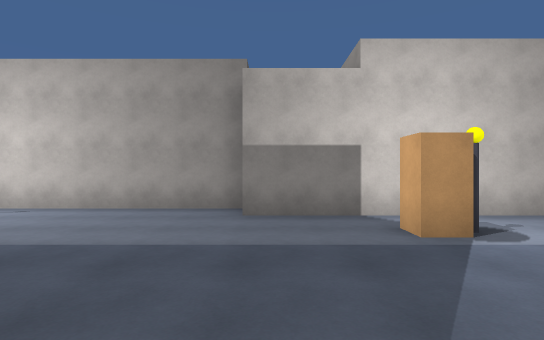
[1] (above)

18 first-person views from a walk through a 3-D level made in the Unity game engine. The camera is 1.5 m above the floor, looks level and sees 80° across. The floor is counted in squares, 2 m on a side. Each view is taken from the middle of a square. On the plan, view 1 faces up. The plan holds only what a view shows up to about 11 squares ahead; the rest is blank. The place goes on beyond the plan.

[2]
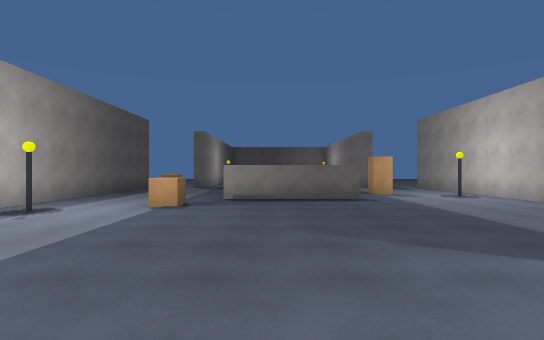

[3]
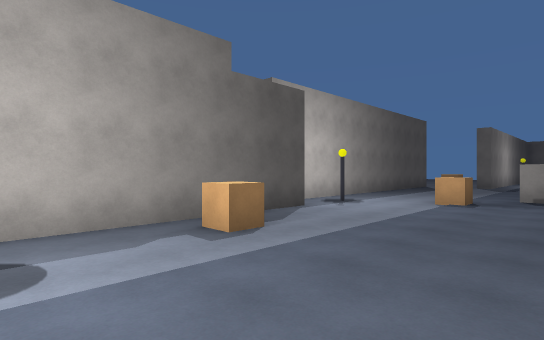

[4]
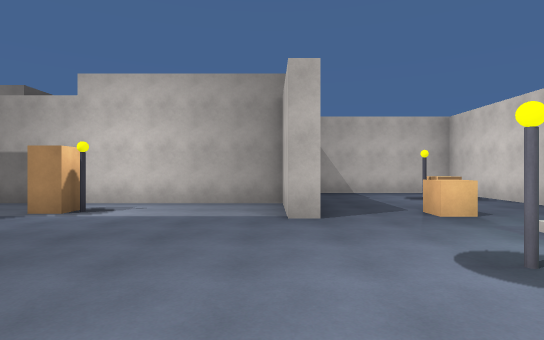

[5]
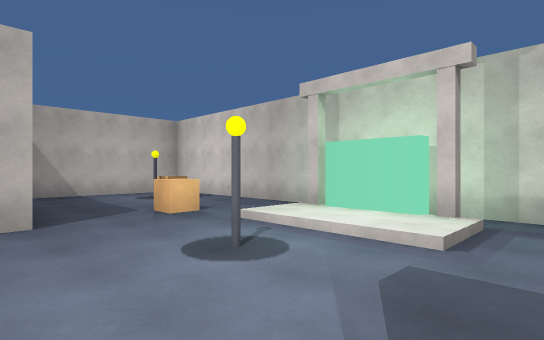

[6]
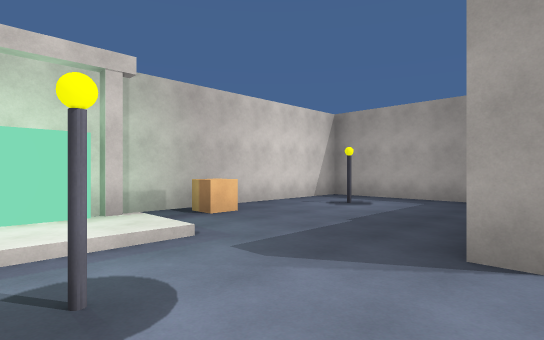

[7]
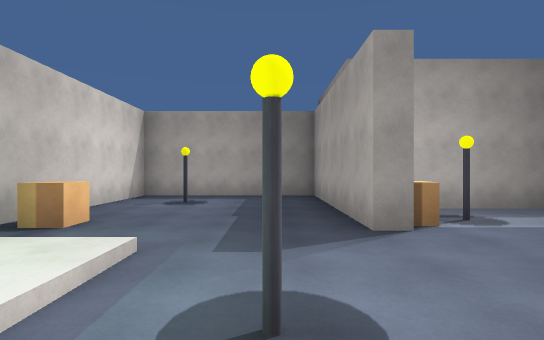

[8]
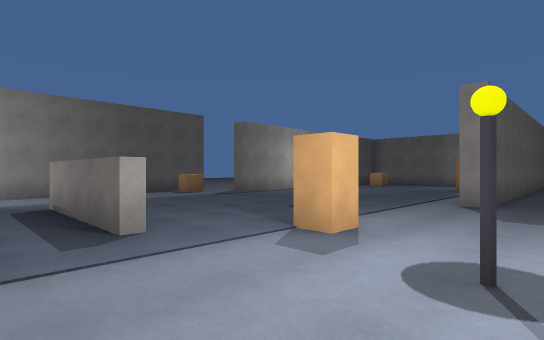

[9]
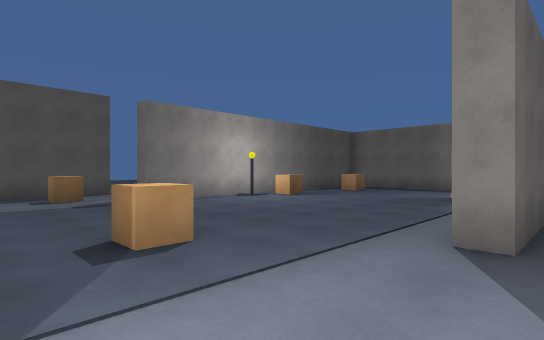

[10]
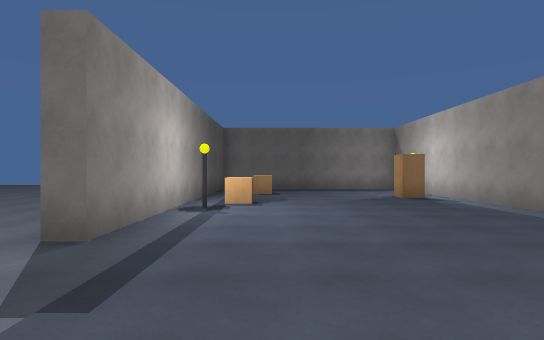

[11]
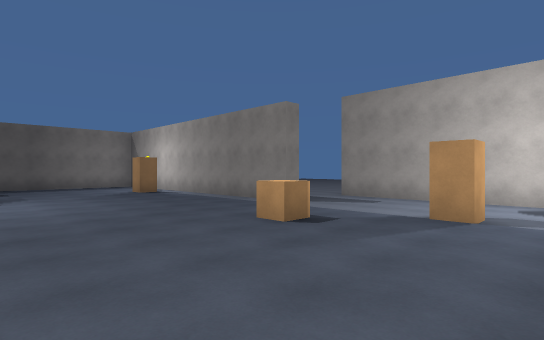

[12]
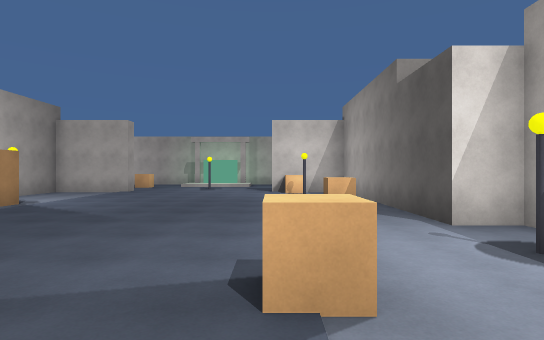

[13]
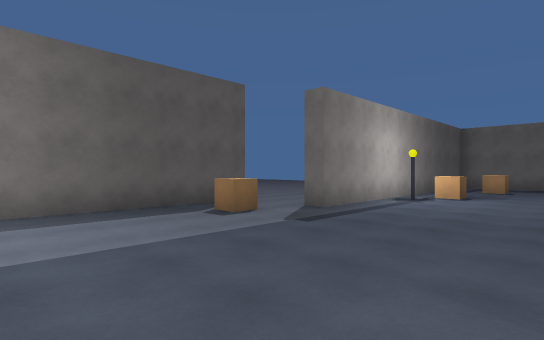

[14]
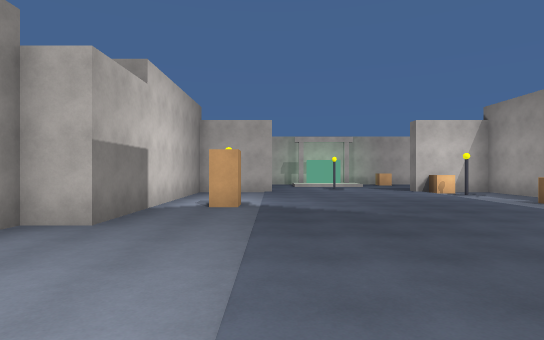

[15]
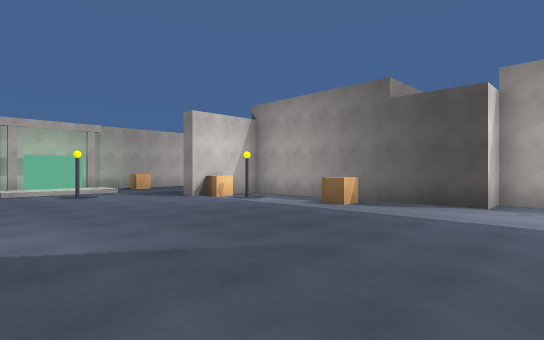

[16]
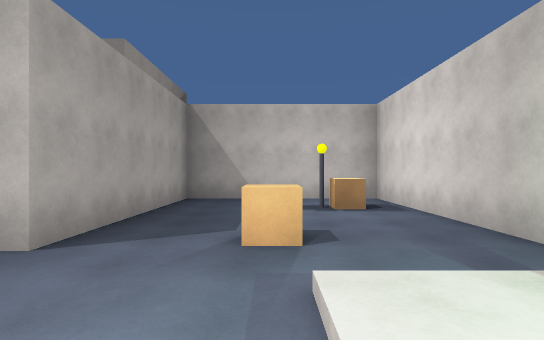

[17]
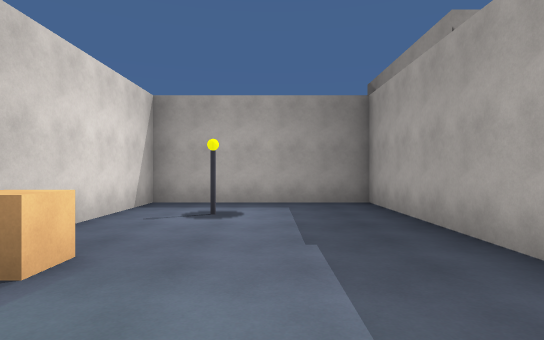

[18]
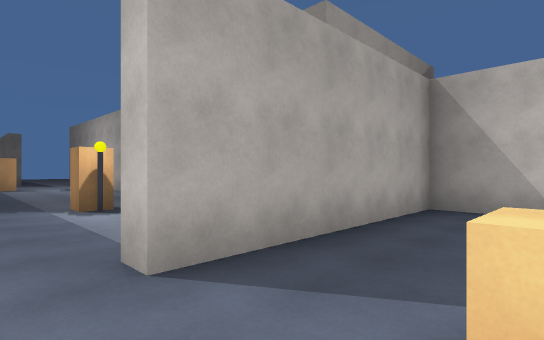

### Floor plan
Points are (right, up) in squares from view 1. A wall is a line through its corners. A room is listed if a view was taken in it or the views show most of it. See-through windows are left out.
Room 1 (views 1, 2, 3, 4, 5, 6, 7, 8, 9, 10, 11, 12, 13, 14, 15, 16, 17, 18)
walls: (-4.8, 2.3) (-4.4, 2.3) (-4.4, -1.2); (-11.5, 4.5) (-10.5, 4.5) (-10.5, 4) (-17.6, 4); (-10.5, -5.5) (-0.5, -5.5) (-0.5, -4.5) (6.2, -4.5) (6.2, -2) (6.8, -2) (6.8, -7.5) (11.8, -7.5) (11.8, 8.5) (6.8, 8.5) (6.8, 3) (6.2, 3) (6.2, 5.5) (-0.5, 5.5) (-0.5, 6.5) (-10.5, 6.5); (10.6, -0.4) (10.6, 1.4); (-17.9, -3) (-10.5, -3) (-10.5, -3.5)
ways out: opening at (-11.5, -4.5); opening at (-11.5, 5.5)
objects: other object (-17, -1); other object (-16, 3); other object (-14, -2); other object (-9, -4); other object (-8, 2); other object (-6, 5) to (-5, 6); other object (-3, -2); other object (-2, -4); other object (2, -3); other object (2, 4); other object (5, -3); other object (6, -3); other object (8, 1); other object (9, 4); other object (10, -5); other object (10, 7); other object (11, -2); other object (11, -1); other object (11, 2)

Where each view was taken, in squares from view 1:
view 1: 0 up, 0 right, facing up
view 2: 0 up, 4 right, facing left
view 3: 0 up, 5 right, facing down-left
view 4: 2 down, 6 right, facing up
view 5: 2 down, 6 right, facing up-right
view 6: 1 up, 6 right, facing down-right
view 7: 2 up, 8 right, facing down
view 8: 6 up, 3 left, facing down-left
view 9: 5 up, 7 left, facing down-left
view 10: 1 down, 7 left, facing left
view 11: 2 down, 5 left, facing up-left
view 12: 2 down, 5 left, facing right
view 13: 1 up, 5 left, facing down-left
view 14: 3 up, 5 left, facing right
view 15: 3 up, 2 left, facing down-right
view 16: 0 up, 9 right, facing up
view 17: 0 up, 9 right, facing down
view 18: 2 up, 9 right, facing up-left
